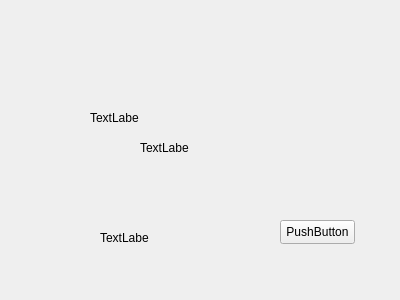
<?xml version="1.0" encoding="UTF-8"?>
<ui version="4.0">
 <class>Form</class>
 <widget class="QWidget" name="Form">
  <property name="geometry">
   <rect>
    <x>0</x>
    <y>0</y>
    <width>400</width>
    <height>300</height>
   </rect>
  </property>
  <property name="windowTitle">
   <string>Form</string>
  </property>
  <widget class="QLabel" name="label">
   <property name="geometry">
    <rect>
     <x>140</x>
     <y>140</y>
     <width>49</width>
     <height>16</height>
    </rect>
   </property>
   <property name="text">
    <string>TextLabel</string>
   </property>
  </widget>
  <widget class="QLabel" name="label_2">
   <property name="geometry">
    <rect>
     <x>100</x>
     <y>230</y>
     <width>49</width>
     <height>16</height>
    </rect>
   </property>
   <property name="text">
    <string>TextLabel</string>
   </property>
  </widget>
  <widget class="QLabel" name="label_3">
   <property name="geometry">
    <rect>
     <x>90</x>
     <y>110</y>
     <width>49</width>
     <height>16</height>
    </rect>
   </property>
   <property name="text">
    <string>TextLabel</string>
   </property>
  </widget>
  <widget class="QPushButton" name="button1">
   <property name="geometry">
    <rect>
     <x>280</x>
     <y>220</y>
     <width>75</width>
     <height>24</height>
    </rect>
   </property>
   <property name="text">
    <string>PushButton</string>
   </property>
  </widget>
 </widget>
 <resources/>
 <connections/>
</ui>
